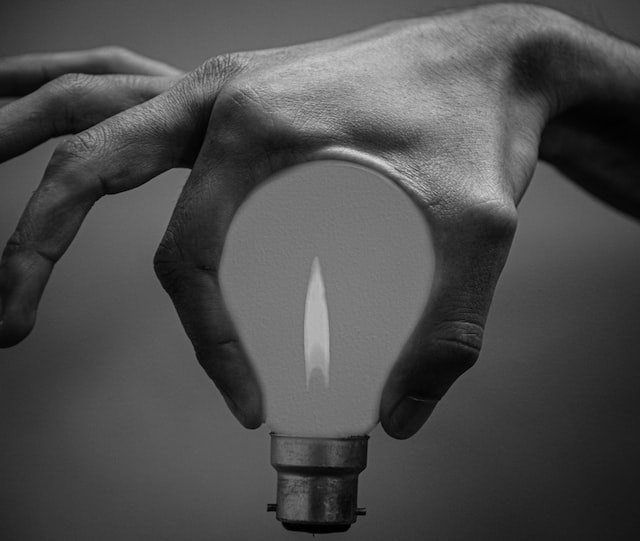
#> input picture Lab 2/source code/images/lamp.jpg, 640 x 541 px
$ jupyter execute Lab2_1906293184_MuhammadFaisalAdiSoesatyo.ipynb
#> lines starting #> are read from the running program, lines starting #| are printed output that depends on the picture
### Lab 2/source code/helper.py
"""
helper.py
Contains helper function for image processing in frequency domain.
Includes meshgrid, lowpass filter, highpass filter, notch filter, and paddedsize.

Inherited from Asdos Pengolahan Citra Ganjil 2019/2020
Edited by Asdos Pengolahan Citra Ganjil 2020/2021
"""

import numpy as np

def dftuv(M, N):
    """ DFTUV Computes meshgrid frequency matrices.
    [U, V] = DFTUV(M, N) computes meshgrid frequency matrices U and
    V. U and V are useful for computing frequency-domain filter
    functions that can be used with DFTFILT. U and V are both M-by-N. """

    # Set up range of variables.
    u = np.arange(M)
    v = np.arange(N)

    # Compute the indices for use in meshgrid
    for i in range(M//2+1, M):
        u[i] = u[i] - M
    for i in range(N//2+1, N):
        v[i] = v[i] - N

    # Return the meshgrid arrays
    return np.meshgrid(v,u)

def lpfilter(tipe, M, N, D0, n = 1):
    """ LPFILTER Computes frequency domain lowpass filters
    H = LPFILTER(TYPE, M, N, D0, n) creates the transfer function of
    a lowpass filter, H, of the specified TYPE and size (M-by-N).  To
    view the filter as an image or mesh plot, it should be centered
    using H = fftshift(H).

    Valid values for TYPE, D0, and n are:

    'ideal'    Ideal lowpass filter with cutoff frequency D0.  n need
               not be supplied.  D0 must be positive

    'btw'      Butterworth lowpass filter of order n, and cutoff D0.
               The default value for n is 1.0.  D0 must be positive.

    'gaussian' Gaussian lowpass filter with cutoff (standard deviation)
 	           D0.  n need not be supplied.  D0 must be positive. """

    # Use function dftuv to set up the meshgrid arrays needed for
    # computing the required distances.
    U, V = dftuv(M, N)

    # Compute the distances D(U, V).
    D = np.sqrt(U**2+V**2)

    # Begin fiter computations.
    if (tipe == 'gaussian'):
        return np.exp(-(D**2)/(2*(D0**2)))
    elif (tipe == 'btw'):
        return 1/(1 + (D/D0)**(2*n))
    elif (tipe == 'ideal'):
        return (D <= D0)
    else:
        print("Invalid type.")

def hpfilter(tipe, M, N, D0, n = 1):
    """ HPFILTER Computes frequency domain highpass filters
    H = HPFILTER(TYPE, M, N, D0, n) creates the transfer function of
    a highpass filter, H, of the specified TYPE and size (M-by-N).
    Valid values for TYPE, D0, and n are:

    'ideal'     Ideal highpass filter with cutoff frequency D0.  n
                need not be supplied.  D0 must be positive

    'btw'       Butterworth highpass filter of order n, and cutoff D0.
                The default value for n is 1.0.  D0 must be positive.

    'gaussian'  Gaussian highpass filter with cutoff (standard deviation)
                D0.  n need not be supplied.  D0 must be positive. """


    # The transfer function Hhp of a highpass filter is 1 - Hlp,
    # where Hlp is the transfer function of the corresponding lowpass
    # filter.  Thus, we can use function lpfilter to generate highpass
    # filters.

    # Generate highpass filter.
    Hlp = lpfilter(tipe, M, N, D0, n)
    return 1 - Hlp

def notch(tipe, M, N, D0, x, y, n = 1):
    """ notch Computes frequency domain notch filters
    H = NOTCH(TYPE, M, N, D0, x, y, n) creates the transfer function of
    a notch filter, H, of the specified TYPE and size (M-by-N). centered at
    Column X, Row Y in an unshifted Fourier spectrum.
    Valid values for TYPE, D0, and n are:

    'ideal'     Ideal highpass filter with cutoff frequency D0.  n
                need not be supplied.  D0 must be positive

    'btw'       Butterworth highpass filter of order n, and cutoff D0.
                The default value for n is 1.0.  D0 must be positive.

    'gaussian'  Gaussian highpass filter with cutoff (standard deviation)
                D0.  n need not be supplied.  D0 must be positive. """

    # The transfer function Hhp of a highpass filter is 1 - Hlp,
    # where Hlp is the transfer function of the corresponding lowpass
    # filter.  Thus, we can use function lpfilter to generate highpass
    # filters.

    # Generate highpass filter.
    Hlp = lpfilter(tipe, M, N, D0, n)
    H = 1 - Hlp
    H = np.roll(H, y-1, axis=0)
    H = np.roll(H, x-1, axis=1)
    return H

def paddedsize(w, l):
    """ PADDEDSIZE Computes padded sizes useful for FFT-based filtering.
    PQ = PADDEDSIZE(AB), where AB is a two-element size vector,
    computes the two-element size vector PQ = 2*AB. """

    return (2*w, 2*l)

### Lab 2/source code/Lab2_1906293184_MuhammadFaisalAdiSoesatyo.ipynb
<a href="https://colab.research.google.com/github/faisaladisoe/image-processing-lab/blob/master/Lab%202/source%20code/Lab2_1906293184_MuhammadFaisalAdiSoesatyo.ipynb" target="_parent"></a>

# Importing Library

[cell 1]
import numpy as np
import matplotlib.pyplot as plt
from skimage import color, io, util, exposure, filters, morphology
from scipy import fftpack as fp

# Import Helper

[cell 2]
from helper import *

# Task 1

## Importing image

[cell 3]
lamp_image = color.rgb2gray(io.imread('./images/lamp.jpg'))
plt.imshow(lamp_image, cmap = 'gray')
plt.show()

## Show image in frequency domain

[cell 4]
fft = fp.fft2(lamp_image)
plt.imshow(abs(fft), cmap = 'gray');
plt.show()

### Calculate magnitude

[cell 5]
ft_norm = abs(fft)
plt.imshow(ft_norm, cmap = 'gray');
plt.show()

### Scale image

[cell 6]
ft_scale = np.log(1 + ft_norm)
plt.imshow(ft_scale, cmap = 'gray');
plt.show()

### Shift image

[cell 7]
ft_shift = fp.fftshift(ft_scale)
plt.imshow(ft_shift, cmap = 'gray');
plt.show()

### Reverse fft image

[cell 8]
ift = fp.ifft2(fft).real
plt.imshow(abs(ift), cmap='gray');
plt.show()

## Show image in spatial & frequency domain from low pass filter

### Computation

[cell 9]
# Count width & length
w, l = paddedsize(lamp_image.shape[0], lamp_image.shape[1])

# create ideal & butterworth lowpass filter
ideal = lpfilter('ideal', w, l, .05 * w)
butterworth = lpfilter('btw', w, l, .05 * w)

# count fft image
fft_ideal = fp.fft2(lamp_image, (w, l))

# apply low-pass ideal & butterworth filter
LPFS_ideal_image = ideal * fft_ideal
LPFS_btw_image = butterworth * fft_ideal

# calculate IDFT for spatial domain
LPF_ideal_image = fp.ifft2(LPFS_ideal_image).real
LPF_btw_image = fp.ifft2(LPFS_btw_image).real

LPF_ideal_image = LPF_ideal_image[:lamp_image.shape[0], :lamp_image.shape[1]]
#> LPF_ideal_image: shape (541, 640) float64
LPF_btw_image = LPF_btw_image[:lamp_image.shape[0], :lamp_image.shape[1]]
#> LPF_btw_image: shape (541, 640) float64

# shifting
fourier_spectrum = fp.fftshift(fft_ideal)
fourier_spectrum_display_ideal = fp.fftshift(LPFS_ideal_image)
fourier_spectrum_display_btw = fp.fftshift(LPFS_btw_image)

# scaling
scaling_1 = np.log(1 + abs(fourier_spectrum))
scaling_2_ideal = np.log(1 + abs(fourier_spectrum_display_ideal))
scaling_2_btw = np.log(1 + abs(fourier_spectrum_display_btw))

### Show result

[cell 10]
plt.figure(figsize=(15, 10))

# Show image
plt.subplot(3,2,1); plt.imshow(lamp_image, cmap='gray')
plt.title("Original")
plt.axis("off")

plt.subplot(3,2,2); plt.imshow(scaling_1, cmap='gray')
plt.title("Original Fourier Spectrum")
plt.axis("off")

plt.subplot(3,2,3); plt.imshow(LPF_ideal_image, cmap='gray')
plt.title("Result ['low', 'ideal'] Low-pass Filtering")
plt.axis("off")

plt.subplot(3,2,4); plt.imshow(scaling_2_ideal, cmap='gray')
plt.title("['low', 'ideal'] Low-pass Filtering Result Fourier Spectrum")
plt.axis("off")

plt.subplot(3,2,5); plt.imshow(LPF_btw_image, cmap='gray')
plt.title("Result ['low', 'butterworth'] Low-pass Filtering")
plt.axis("off")

plt.subplot(3,2,6); plt.imshow(scaling_2_btw, cmap='gray')
plt.title("['low', 'butterworth'] Low-pass Filtering Result Fourier Spectrum")
plt.axis("off")

plt.show()

### Difference between butterworth & ideal in low pass filter

#### Ideal
1.   Citra pada spatial domain terlihat blur serta nampak terdapat 'wave effect' pada sekitar cahaya lilin serta disekitar jari tsb.
2.   Citra pada frequency domain terlihat lebih terpusat serta memiliki jari-jari yang konstan di setiap posisinya. Serta nampak tidak terdapat titik lain selain titik pusat.
3.   Bentuk jari pada gambar tsb terlihat masih cukup tajam, namun tidak dengan shadow light dari lilinnya, terlihat cukup blur apabila dibandingkan dengan butterworth.

#### Butterworth
1.   Citra pada spatial domain terlihat memiliki blur yang merata pada setiap objeknya, namun secara kualitas jauh lebih rapih dan halus ketimbang ideal filtering. Serta tidak nampak 'wave effect' di sekitar objeknya.
2.   Citra pada frequency domain terlihat memiliki cahaya yang terpencar dari sekitar titik pusatnya. Seolah-olah hal tsb adalah benda yang memancarkan cahaya. Hal ini berbeda dengan ideal filtering yang memiliki jari-jari yang konstan.
3.   Pada spatial domain, hasil citra terasa lebih nyaman untuk dilihat karena tidak merusak komposisi warna yang ada, serta lebih preserve objek yang ada.

## Show image in spatial & frequence domain from high pass filter

### Computation

[cell 11]
# Count width & length
w, l = paddedsize(lamp_image.shape[0], lamp_image.shape[1])

# create ideal & butterworth lowpass filter
ideal = hpfilter('ideal', w, l, .05 * w)
butterworth = hpfilter('btw', w, l, .05 * w)

# count fft image
fft_ideal = fp.fft2(lamp_image, (w, l))

# apply low-pass ideal & butterworth filter
LPFS_ideal_image = ideal * fft_ideal
LPFS_btw_image = butterworth * fft_ideal

# calculate IDFT for spatial domain
LPF_ideal_image = fp.ifft2(LPFS_ideal_image).real
#> LPF_ideal_image: shape (1082, 1280) float64
LPF_btw_image = fp.ifft2(LPFS_btw_image).real
#> LPF_btw_image: shape (1082, 1280) float64

LPF_ideal_image = LPF_ideal_image[:lamp_image.shape[0], :lamp_image.shape[1]]
#> LPF_ideal_image: shape (541, 640) float64
LPF_btw_image = LPF_btw_image[:lamp_image.shape[0], :lamp_image.shape[1]]
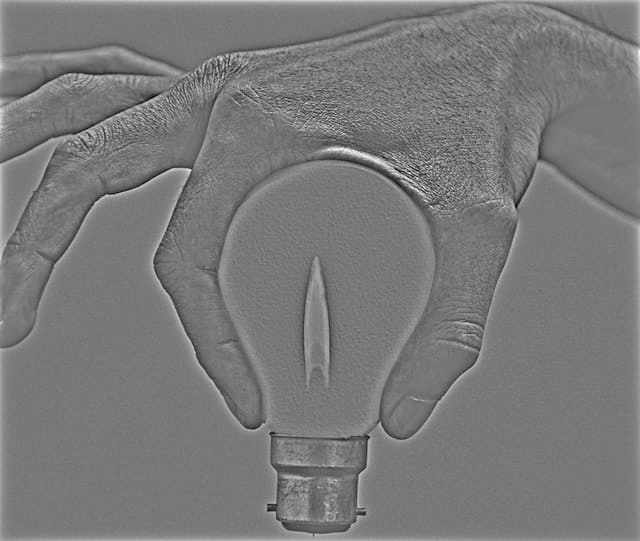
#> LPF_btw_image: shape (541, 640) float64; min -0.229, max 0.255, mean 0.00245; drawn with min black and max white

# shifting
fourier_spectrum = fp.fftshift(fft_ideal)
fourier_spectrum_display_ideal = fp.fftshift(LPFS_ideal_image)
fourier_spectrum_display_btw = fp.fftshift(LPFS_btw_image)

# scaling
scaling_1 = np.log(1 + abs(fourier_spectrum))
scaling_2_ideal = np.log(1 + abs(fourier_spectrum_display_ideal))
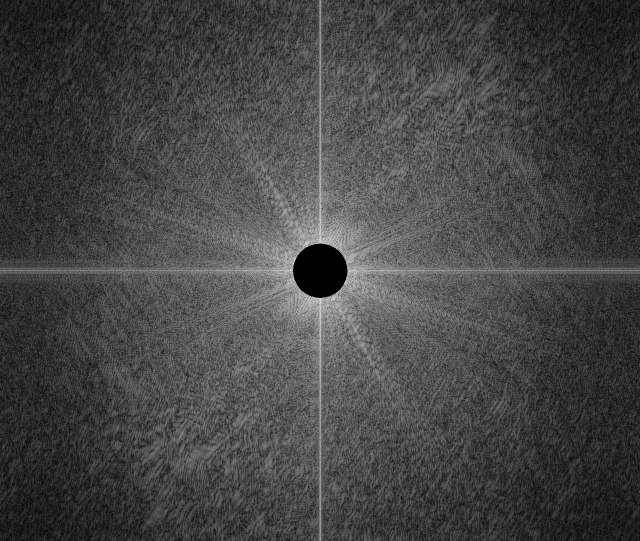
#> scaling_2_ideal: shape (1082, 1280) float64 (shown at 1/2 size); min 0, max 7.07, mean 1.92; drawn with min black and max white
scaling_2_btw = np.log(1 + abs(fourier_spectrum_display_btw))

### Show result

[cell 12]
plt.figure(figsize=(15, 10))

# Show image
plt.subplot(3,2,1); plt.imshow(lamp_image, cmap='gray')
plt.title("Original")
plt.axis("off")

plt.subplot(3,2,2); plt.imshow(scaling_1, cmap='gray')
plt.title("Original Fourier Spectrum")
plt.axis("off")

plt.subplot(3,2,3); plt.imshow(LPF_ideal_image, cmap='gray')
plt.title("Result ['high', 'ideal'] High-pass Filtering")
plt.axis("off")

plt.subplot(3,2,4); plt.imshow(scaling_2_ideal, cmap='gray')
plt.title("['high', 'ideal'] High-pass Filtering Result Fourier Spectrum")
plt.axis("off")

plt.subplot(3,2,5); plt.imshow(LPF_btw_image, cmap='gray')
plt.title("Result ['high', 'butterworth'] High-pass Filtering")
plt.axis("off")

plt.subplot(3,2,6); plt.imshow(scaling_2_btw, cmap='gray')
plt.title("['high', 'butterworth'] High-pass Filtering Result Fourier Spectrum")
plt.axis("off")

plt.show()

### Difference between butterworth & ideal in high pass filter

#### Ideal
1.   Citra pada spatial domain nampak seolah-olah merupakan hasil edge detection, namun dengan latar grey. Cukup terlihat dengan jelas edge dari objek yang ada pada gambar. Hal ini didukung dengan tidak terlihatnya detail dari objek tsb.
2.   Citra pada frequency domain terlihat seperti terjadi gerhana. Seolah-olah seperti pusat cahaya terhalang objek, sehingga memunculkan efek gelap pada benda yang menghalangi tsb.

#### Butterworth
1.   Citra pada spatial domain masih terlihat detail dari masing-masing objek yang terdapat pada gambar tsb. Berbeda dengan ideal filtering yang sudah tidak terlihat detailnya, tersisa edge dari masing-masing objeknya. Nampak seolah-olah gambar biasa yang ditampilkan dengan efek grey yang cukup pekat.
2.   Citra pada frequency domain terlihat mirip seperti original spectrum, namun memiliki pancaran inti cahaya yang lebih lebar. Berbeda dari ideal filtering yang terdapat objek yang menghalangi pusat cahaya, pada butterworth hal ini tidak ada.

## Effect of D0 in part (b, low-pass filter) and (c, high-pass filter)

### low-pass filter
1.   Pada percobaan D0 = .1 terlihat bahwa pada citra spatial domain, baik pada ideal maupun butterworth menampilkan citra yang hampir mirip seperti original image. Alias nampak seperti tidak ada perubahan apapun pada citranya. Namun pada butterworth memang nampak sedikit buram hasil citranya. Sedangkan pada citra frequency domain, pada ideal filtering terlihat memiliki jari-jari yang lebih besar ketimbang pada D0 = .05 sedangkan pada butterworth juga nampak memiliki pancaran cahaya yang lebih besar.
2.   Pada percobaan D0 = .01 terlihat bahwa pada citra spatial domain, baik pada ideal maupun butterworth keduanya sama-sama menampilkan citra yang sangat blur. Terutama pada ideal filtering, hampir sulit untuk diidentifikasi objek apa yang ada didalamnya. Sedangkan pada frequency domain, baik ideal maupun butterworth sama-sama memiliki jari-jari cahaya yang lebih kecil ketimbang saat D0 = .05.

Kesimpulan: Berdasarkan percobaan yang dilakukan di atas, dapat disimpulkan bahwa D0 berperan dalam penentuan kualitas citra yang dihasilkan baik pada spatial maupun frequency domain. Pada spatial berperan untuk menentukan blur level, sedangkan pada frequency berperan dalam menentukan ukuran jari-jari cahaya yang terpancar dari centre dot.

### high-pass filter
1.   Pada percobaan D0 = .1 terlihat bahwa pada citra spatial domain, pada ideal filtering sudah tidak terlihat lagi objeknya. Alias menghilang dibalik latar grey, sedangkan pada butterworth masih terlihat objek bahkan dengan detail dari objek tsb. Sedangkan pada frequency domain, ideal filtering memiliki objek hitam penghalang yang lebih besar daripada D0 = .05; pada butterworth nampak tidak ada bedanya dibandingkan dengan D0 = .05, namun sepertinya ukuran dari black dots kini nampak sedikit lebih besar dari D0 = .05
2.   Pada percobaan D0 = .01 terlihat bahwa pada citra spatial domain, pada ideal filtering hasil citra nampak lebih tajam. Terlihat dari munculnya efek hitam pada objek yang membuat seolah-olah citra lebih tajam. Sedangkan pada butterworth nampak seperti tidak ada bedanya dengan original image, hanya dengan efek dan latar grey saja. Sedangkan dari sisi frequency domain, pada ideal filtering ukuran benda penghalang sumber cahaya sangat kecil, bahkan seperti dots. Sedangkan pada butterworth filtering tidak terlihat black dot sama sekali. Hanya cahaya dengan pancarannya yang lebih lebar ketimbang original image.

Kesimpulan: Berdasarkan percobaan yang dilakukan di atas, dapat disimpulkan bahwa D0 memiliki efek pada high-pass filtering berupa penentuan apakah citra yang dihasilkan pada spatial domain ingin tetap preserve detail dari objek, termasuk edge atau tidak. Semakin besar D0nya, maka detail dari objek semakin hilang, vice-versa. Sedangkan pada frequency domain berperan untuk penentuan ukuran dari benda penghalang sumber cahaya. Semakin besar D0 maka benda penghalang sumber cahaya (black dot) semakin besar, vice-versa.

# Task 2

## Importing image

[cell 13]
noisy_bird_image = io.imread('./images/noisy_bird.jpg')
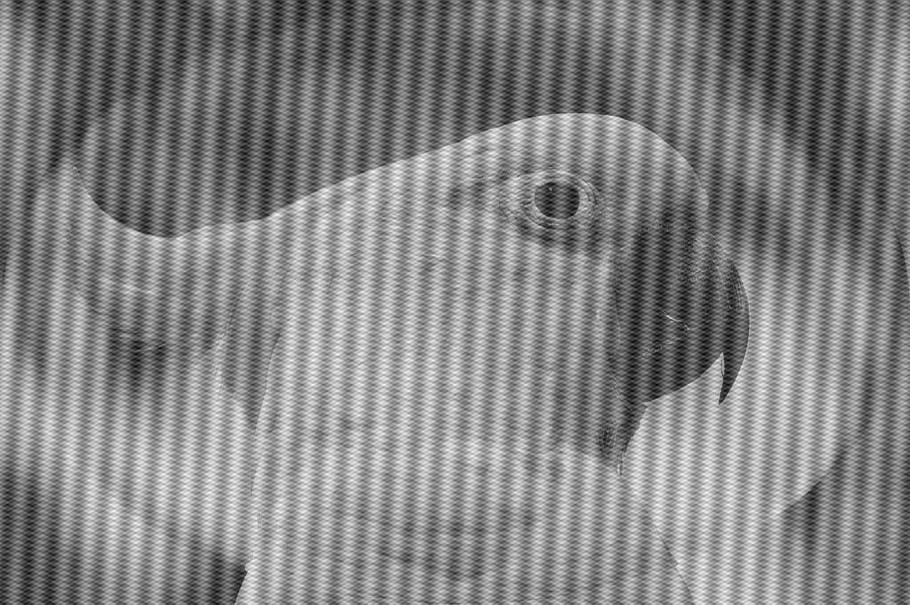
#> input picture Lab 2/source code/images/noisy_bird.jpg, 910 x 605 px
#> noisy_bird_image is the input picture: shape (605, 910); min 0, max 255, mean 131.3
plt.imshow(noisy_bird_image, cmap = 'gray')
plt.show()

## Show image in frequency domain

[cell 14]
fft_nb = fp.fft2(noisy_bird_image)
plt.imshow(abs(fft_nb), cmap = 'gray');
plt.show()

### Calculate magnitude

[cell 15]
ft_norm_nb = abs(fft_nb)
plt.imshow(ft_norm_nb, cmap = 'gray');
plt.show()

### Scale image

[cell 16]
ft_scale_nb = np.log(1 + ft_norm_nb)
plt.imshow(ft_scale_nb, cmap = 'gray');
plt.show()

### Shift image

[cell 17]
ft_shift_nb = fp.fftshift(ft_scale_nb)
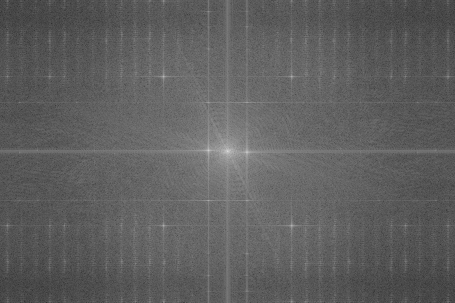
#> ft_shift_nb: shape (605, 910) float64 (shown at 1/2 size); min 1.05, max 18.1, mean 7.43; drawn with min black and max white
plt.imshow(ft_shift_nb, cmap = 'gray');
plt.show()

### Reverse fft image

[cell 18]
ift_nb = fp.ifft2(fft_nb).real
plt.imshow(abs(ift_nb), cmap='gray');
plt.show()
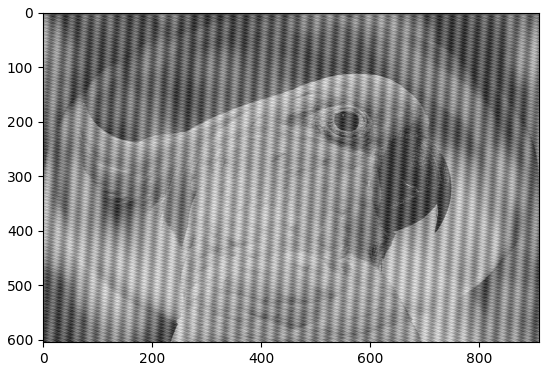
#> figure drawn by matplotlib, 1 panel

## Do filtering

### Calculation

[cell 19]
# Count width and length
w, l = paddedsize(noisy_bird_image.shape[0], noisy_bird_image.shape[1])
print(w, l)
#| 1210 1820

# Calculate DFT
fft_bird_image = fp.fft2(util.img_as_float(noisy_bird_image), (w, l))

# Scaling & Shifting
fourier_shifting_bird = fp.fftshift(fft_bird_image)
scaling_1_bird = np.log(1 + abs(fourier_shifting_bird))
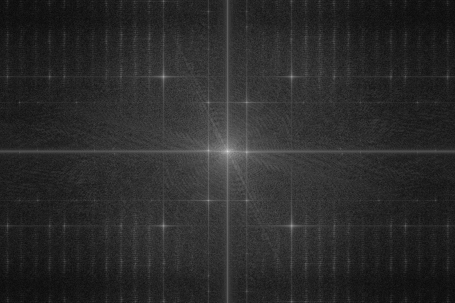
#> scaling_1_bird: shape (1210, 1820) float64 (shown at 1/4 size); min 0.00262, max 12.55, mean 2.12; drawn with min black and max white

### Show result

[cell 20]
plt.figure(figsize=(15, 10))

plt.subplot(1,2,1); plt.imshow(noisy_bird_image, cmap='gray')
plt.title('Noisy Image');
plt.axis("off")

plt.subplot(1,2,2); plt.imshow(scaling_1_bird, cmap='gray')
plt.title('Fourier Spectrum of Noisy Image');
plt.axis("off")

plt.show()

### Apply Notch Filter

[cell 21]
# Get points
# centre = (900, 600)
H_outer_left_top = notch('btw', w, l, 40, -255, -300)
H_outer_left_bottom = notch('btw', w, l, 40, -255, 300)
H_outer_right_top = notch('btw', w, l, 40, 260, -300)
H_outer_right_bottom = notch('btw', w, l, 40, 260, 300)

H_inner_left_top = notch('btw', w, l, 40, -75, -200)
H_inner_left_bottom = notch('btw', w, l, 40, -75, 200)
H_inner_right_top = notch('btw', w, l, 40, 80, -200)
H_inner_right_bottom = notch('btw', w, l, 40, 80, 200)

H_inner_left_mid = notch('btw', w, l, 40, -75, -2)
H_inner_right_mid = notch('btw', w, l, 40, 80, 2)

# Apply notch filter
FS_bird_btw = fft_bird_image * H_outer_left_top * H_outer_left_bottom * H_outer_right_top * H_outer_right_bottom * H_inner_left_top * H_inner_left_bottom * H_inner_right_top * H_inner_right_bottom * H_inner_right_mid * H_inner_left_mid

# Calculate IDFT for spatial domain transformation
F_bird_btw = fp.ifft2(FS_bird_btw).real
F_bird_btw = F_bird_btw[:noisy_bird_image.shape[0], :noisy_bird_image.shape[1]]
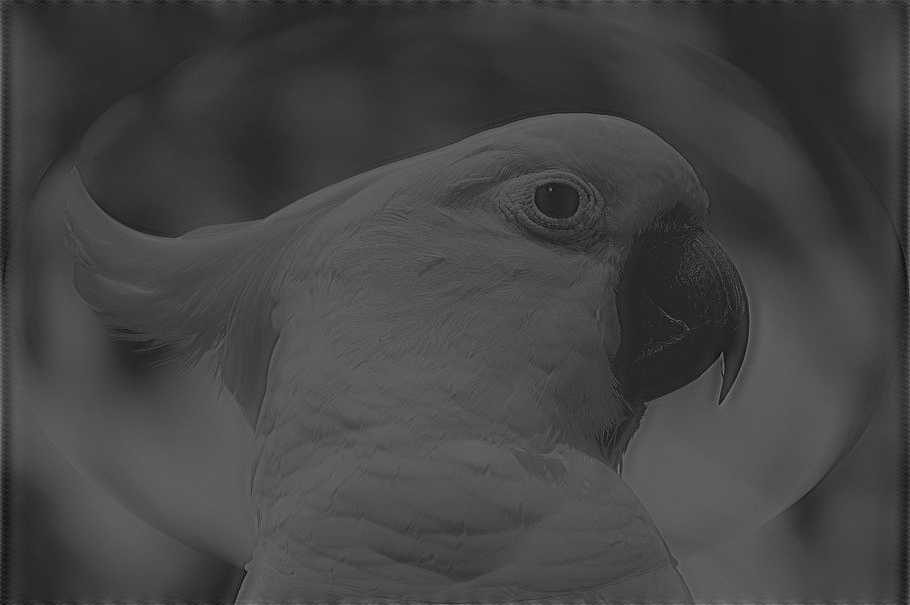
#> F_bird_btw: shape (605, 910) float64; min 0.0154, max 0.521, mean 0.268

# Scaling & Shifting for fourier spectrum display
Fcf = fp.fftshift(FS_bird_btw)
scaling_2_bird = np.log(1 + abs(Fcf))

### Show result

[cell 22]
plt.figure(figsize=(15, 10))

plt.subplot(1,2,1); plt.imshow(F_bird_btw, cmap='gray')
plt.title('Filtered Image')
plt.axis("off")

plt.subplot(1,2,2); plt.imshow(scaling_2_bird, cmap='gray')
plt.title('Fourier Spectrum After Filter')
plt.axis("off")
plt.show()
